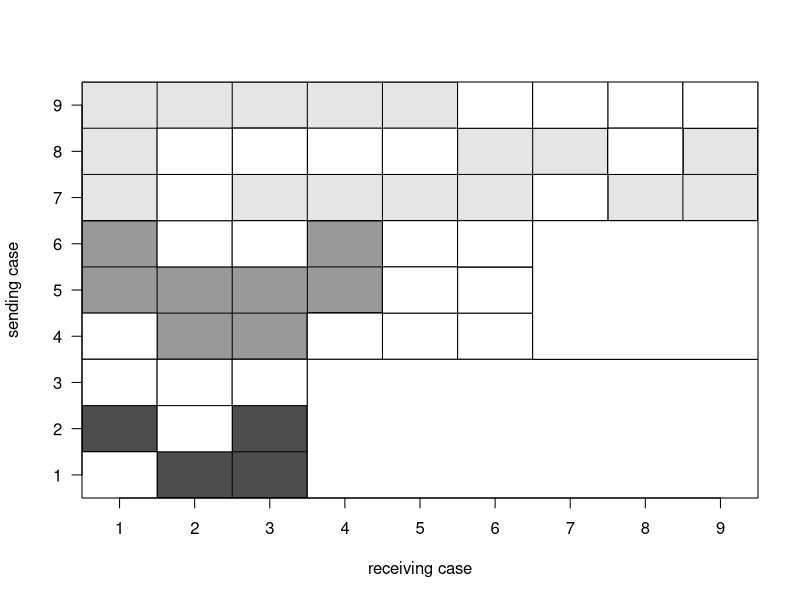

Here is the R script that generated this plot:
# code assumes working directory is ./Supreme_Court_Citation_Network/R-Code

nodes_per_year <- 3
years <- 3

greyseq <- paste("grey",round(seq(30,90,length=years)),sep="")

cases <- years*nodes_per_year
pdf("../Tex/images/daggish.pdf",height=5,width=5)
par(las=1)
plot(1:(cases-1),1:(cases-1),type="n",xlim=c(0,cases),ylim=c(0,cases),xaxs="i",yaxs="i",xaxt="n",yaxt="n",ylab="sending case",xlab="receiving case")

yrstart=0
for(yr in 1:years){
	rect(xleft=0,xright=yrstart+nodes_per_year,ybottom=yrstart,ytop=yrstart+nodes_per_year,col=greyseq[yr])
	rect(xleft=yrstart+nodes_per_year,xright=yrstart+nodes_per_year,ybottom=yrstart,ytop=yrstart+nodes_per_year,col=greyseq[yr])
	yrstart=yrstart+nodes_per_year
	
}

abline(h=0:cases,v=0:cases)


set.seed(1234)
nzeros <- round(0.7*cases^2)
zeros.sender <- c(1:cases,sample(1:cases,nzeros,rep=T))
zeros.receiver <- c(1:cases,sample(1:cases,nzeros,rep=T))

for(i in 1:nzeros){
	rect(xleft = zeros.receiver[i]-1,xright=zeros.receiver[i],ybottom=zeros.sender[i]-1,zeros.sender[i],col="white")
}


yrstart=0
for(yr in 1:years){
	rect(xleft=yrstart+nodes_per_year,xright=cases,ybottom=yrstart,ytop=yrstart+nodes_per_year,col="white")
	yrstart=yrstart+nodes_per_year
	
}

axis(1,at=(1:cases-0.5),lab=as.character(1:cases))
axis(2,at=(1:cases-0.5),lab=as.character(1:cases))

dev.off()
